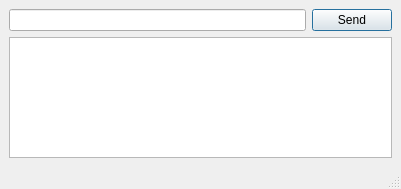
<?xml version="1.0" encoding="UTF-8"?>
<ui version="4.0">
 <class>MainWindow</class>
 <widget class="QMainWindow" name="MainWindow">
  <property name="geometry">
   <rect>
    <x>0</x>
    <y>0</y>
    <width>401</width>
    <height>189</height>
   </rect>
  </property>
  <property name="windowTitle">
   <string>MainWindow</string>
  </property>
  <widget class="QWidget" name="centralwidget">
   <layout class="QGridLayout" name="gridLayout">
    <item row="0" column="0">
     <layout class="QHBoxLayout" name="horizontalLayout">
      <item>
       <widget class="QLineEdit" name="leSend"/>
      </item>
      <item>
       <widget class="QPushButton" name="pbSend">
        <property name="autoFillBackground">
         <bool>false</bool>
        </property>
        <property name="text">
         <string>Send</string>
        </property>
        <property name="default">
         <bool>true</bool>
        </property>
       </widget>
      </item>
     </layout>
    </item>
    <item row="1" column="0">
     <widget class="QPlainTextEdit" name="pteDataFromSerial"/>
    </item>
   </layout>
  </widget>
  <widget class="QMenuBar" name="menubar">
   <property name="geometry">
    <rect>
     <x>0</x>
     <y>0</y>
     <width>401</width>
     <height>21</height>
    </rect>
   </property>
  </widget>
  <widget class="QStatusBar" name="statusbar"/>
 </widget>
 <resources/>
 <connections/>
</ui>
